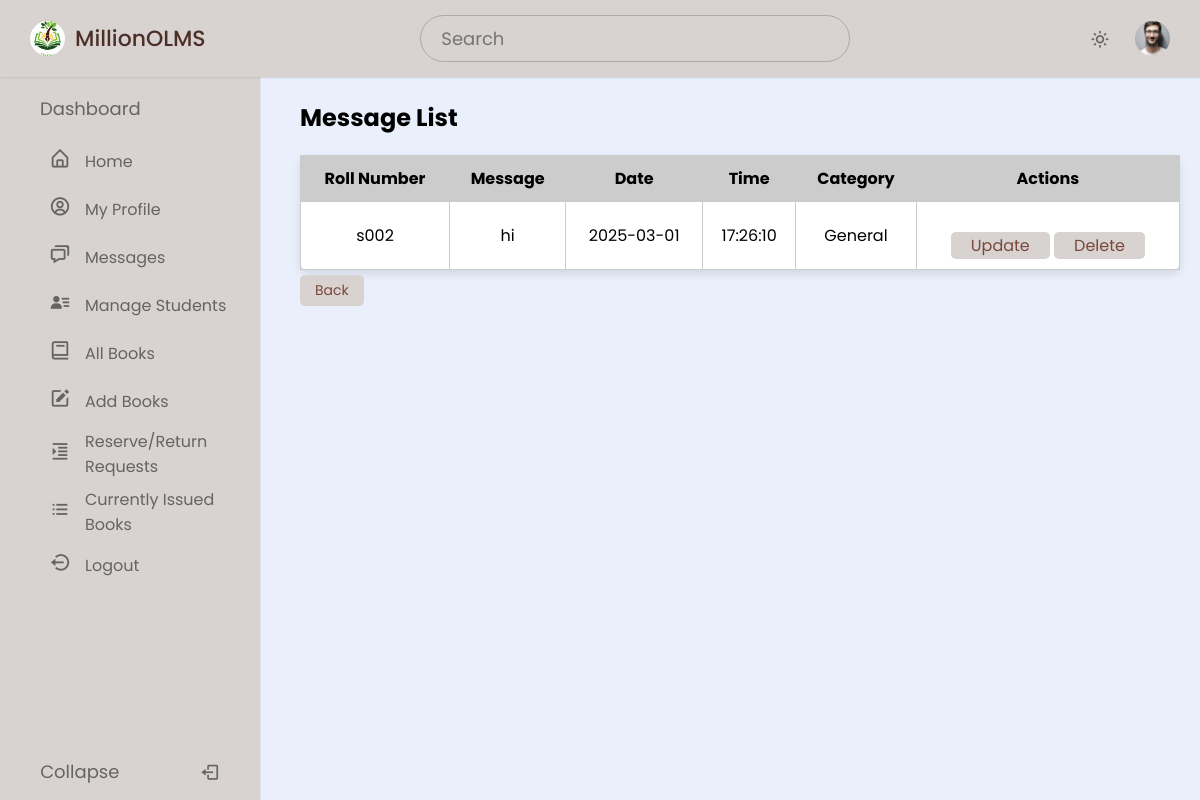
/admin/message_list.php (signed in), run on the app's committed database.
### tables this page shows
CREATE TABLE `message` (
  `Message_id` int NOT NULL,
  `Sender` varchar(50) NOT NULL,
  `Receiver` varchar(50) NOT NULL,
  `RollNo` varchar(50) DEFAULT NULL,
  `Message` varchar(250) DEFAULT NULL,
  `Date` date DEFAULT NULL,
  `Time` time DEFAULT NULL,
  `Category` enum('general','due') NOT NULL
);

### admin/message_list.php (the view, shortened to what this page needs)
<?php
require('dbconn.php');
if ($_SESSION['RollNo']) {
  ?>
  <!DOCTYPE html>
  <html lang="en">
  <head>
    <link href="https://unpkg.com/boxicons@2.1.4/css/boxicons.min.css" rel="stylesheet" />
    <link rel="stylesheet" href="style.css" />
  </head>
  <body>
    <nav class="navbar">
      <div class="logo_item">
        <img src="images/logo.jpg" alt=""></i>MillionOLMS
      </div>
      <div class="search_bar">
        <input type="text" placeholder="Search" />
      </div>
      <div class="navbar_content">
        <i class='bx bx-sun' id="darkLight"></i>
        <img src="images/profile.jpg" alt="" class="profile" />
      </div>
    </nav>
    <nav class="sidebar">
      <div class="menu_content">
        <ul class="menu_items">
          <div class="menu_title menu_dahsboard"></div>
          <li class="item">
            <a href="home.php" class="nav_link submenu_item">
              <span class="navlink_icon">
                <i class="bx bx-home-alt"></i>
              </span>
              <span class="navlink">Home</span>
            </a>
          </li>
          <li class="item">
            <a href="profile.php" class="nav_link submenu_item">
              <span class="navlink_icon">
                <i class='bx bx-user-circle'></i>
              </span>
              <span class="navlink">My Profile</span>
            </a>
          </li>
          <li class="item">
            <a href="message.php" class="nav_link submenu_item">
              <span class="navlink_icon">
                <i class='bx bx-chat'></i>
              </span>
              <span class="navlink">Messages</span>
            </a>
          </li>
          <li class="item">
            <a href="admin_manageStud.php" class="nav_link submenu_item">
              <span class="navlink_icon">
                <i class='bx bxs-user-detail'></i>
              </span>
              <span class="navlink">Manage Students</span>
            </a>
          </li>
          <li class="item">
            <a href="admin_allBooks.php" class="nav_link submenu_item">
              <span class="navlink_icon">
                <i class='bx bx-book'></i>
              </span>
              <span class="navlink">All Books</span>
            </a>
          </li>
          <li class="item">
            <a href="addBook.php" class="nav_link submenu_item">
              <span class="navlink_icon">
                <i class='bx bxs-edit'></i>
              </span>
              <span class="navlink">Add Books</span>
            </a>
          </li>
          <li class="item">
            <a href="requests.php" class="nav_link submenu_item">
              <span class="navlink_icon">
                <i class='bx bx-right-indent'></i>
              </span>
              <span class="navlink">Reserve/Return<br>Requests</span>
            </a>
          </li>
          <li class="item">
            <a href="currently_issued.php" class="nav_link submenu_item">
              <span class="navlink_icon">
                <i class='bx bx-list-ul'></i>
              </span>
              <span class="navlink">Currently Issued<br>Books</span>
            </a>
          </li>
          <li class="item">
            <a href="logout.php" class="nav_link submenu_item">
              <span class="navlink_icon">
                <i class='bx bx-log-out-circle'></i>
              </span>
              <span class="navlink">Logout</span>
            </a>
          </li>
        </ul>
        <div class="bottom_content">
          <div class="bottom expand_sidebar">
            <span> Expand</span>
          </div>
          <div class="bottom collapse_sidebar">
            <span> Collapse</span>
            <i class='bx bx-log-out'></i>
          </div>
        </div>
      </div>
    </nav>
    <div class="main-content">
      <h2>Message List</h2>
      <table border="1">
        <thead>
          <tr>
            <th>Roll Number</th>
            <th>Message</th>
            <th>Date</th>
            <th>Time</th>
            <th>Category</th>
            <th>Actions</th>
          </tr>
        </thead>
        <tbody>
          <?php
          $sql = "SELECT * FROM message ORDER BY Date DESC, Time DESC";
          $result = $conn->query($sql);
          if ($result->num_rows > 0) {
            while ($row = $result->fetch_assoc()) {
              $categoryClass = ($row['Category'] === 'due') ? 'due-message' : 'general-message';
              echo "<tr>
                            <td>{$row['Receiver']}</td>
                            <td id='message_{$row['Message_id']}'>{$row['Message']}</td>
                            <td>{$row['Date']}</td>
                            <td>{$row['Time']}</td>
                            <td class='{$categoryClass}'>" . ucfirst($row['Category']) . "</td>
                            <td>
                                <button class='edit-btn' onclick='editMessage({$row['Message_id']})'>Update</button>
                                <a href='message_list.php?delete={$row['Message_id']}' onclick='return confirm(\"Are you sure you want to delete this message?\")'>
                                    <button class='delete-btn'>Delete</button>
                                </a>
                            </td>
                          </tr>";
            }
          } else {
            echo "<tr><td colspan='5'>No messages found.</td></tr>";
          }
          ?>
        </tbody>
      </table>
      <a href="message.php" class="table_btn">Back</a>
    </div>
  </body>
  </html>
  <?php
} else {
  echo "<script>alert('Access Denied!!!'); window.location.href='index.php';</script>";
}
?>

### admin/style.css (style rules this page uses)
* { margin: 0; padding: 0; box-sizing: border-box; font-family: "Poppins", sans-serif; }
:root { --light-brown-color: #D8D2D0; --dark-brown-color: #4b3028; --grey-color: #656464; --light-grey-color: #aaa; }
body { background-color: #E9EFFB; transition: all 0.5s ease; }
.navbar { position: fixed; top: 0; width: 100%; left: 0; background-color: var(--light-brown-color); display: flex; align-items: center; justify-content: space-between; padding: 15px 30px; z-index: 1000; box-shadow: 0 0 2px var(--light-grey-color); }
.logo_item { display: flex; align-items: center; column-gap: 10px; font-size: 22px; font-weight: 500; color: var(--dark-brown-color); }
.navbar img { width: 35px; height: 35px; object-fit: cover; border-radius: 50%; }
.search_bar { height: 47px; max-width: 430px; width: 100%; }
.search_bar input { height: 100%; width: 100%; border-radius: 25px; font-size: 18px; outline: none; background-color: var(--light-brown-color); color: var(--grey-color); border: 1px solid var(--light-grey-color); padding: 0 20px; }
.navbar_content { display: flex; align-items: center; column-gap: 25px; }
.navbar_content i { cursor: pointer; font-size: 20px; color: var(--grey-color); }
.sidebar { background-color: var(--light-brown-color); width: 260px; position: fixed; top: 0; left: 0; height: 100%; padding: 80px 20px; z-index: 100; overflow-y: scroll; box-shadow: 0 0 1px var(--light-grey-color); transition: all 0.5s ease; }
.menu_content { position: relative; }
.menu_title { margin: 15px 0; padding: 0 20px; font-size: 18px; }
.menu_title::before { color: var(--grey-color); white-space: nowrap; }
.menu_dahsboard::before { content: "Dashboard"; }
.menu_items { padding: 0; list-style: none; }
.navlink_icon { position: relative; font-size: 22px; min-width: 50px; line-height: 40px; display: inline-block; text-align: center; border-radius: 6px; }
.navlink_icon::before { content: ""; position: absolute; height: 100%; width: calc(100% + 100px); left: -20px; }
.sidebar .nav_link { display: flex; align-items: center; width: 100%; padding: 4px 15px; border-radius: 8px; text-decoration: none; color: var(--grey-color); white-space: nowrap; }
.submenu_item { cursor: pointer; }
.bottom_content { position: fixed; bottom: 60px; left: 0; width: 260px; cursor: pointer; transition: all 0.5s ease; }
.bottom { position: absolute; display: flex; align-items: center; left: 0; justify-content: space-around; padding: 18px 0; text-align: center; width: 100%; color: var(--grey-color); border-top: 1px solid var(--grey-color-light); background-color: var(--light-brown-color); }
.bottom i { font-size: 20px; }
.bottom span { font-size: 18px; }
input { padding: 8px; font-size: 14px; border: 1px solid #ccc; border-radius: 4px; }
.main-content { grid-area: main; padding: 20px; margin: 80px 0 0 280px; }
table { width: 100%; border-collapse: collapse; background-color: #fff; border-radius: 8px; box-shadow: 0 4px 8px rgba(0, 0, 0, 0.1); overflow-x: auto; margin-top: 20px; }
table th, table td { border: 1px solid #ccc; padding: 10px; text-align: center; }
table th { height: 30px; background-color: #ccc; }
table td button { display: inline-block; padding: 1px 20px; font-size: 16px; color: #784939; background-color: #d8d2d0; border: none; border-radius: 5px; text-decoration: none; transition: background-color 0.3s; margin-top: 20px; }
.table_btn { display: inline-block; padding: 5px 15px; font-size: 14px; color: #784939; background-color: #d8d2d0; border: none; border-radius: 5px; text-decoration: none; transition: background-color 0.3s; margin-top: 5px; }

### data on the page
message: Receiver "s002", Message "hi", Date "2025-03-01", Time "17:26:10", Category "General"
